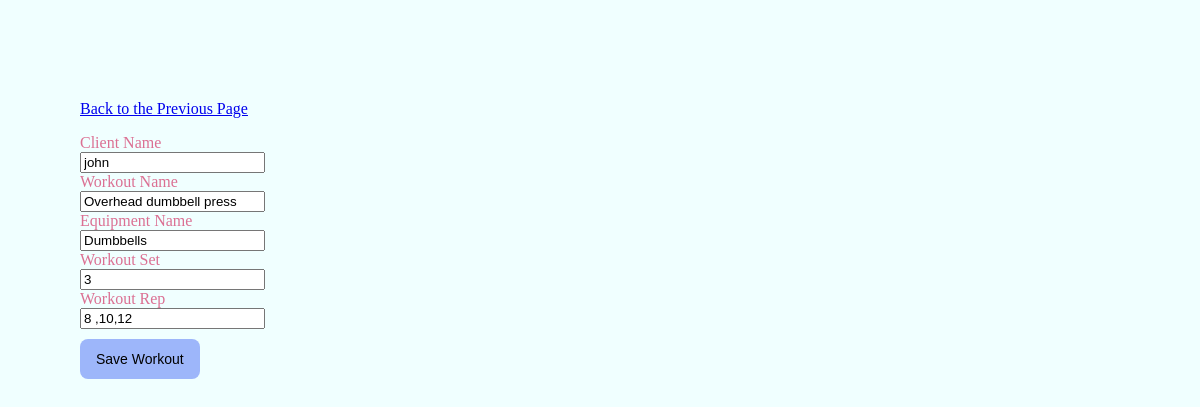
/assets/php/editform.php?id=1, run on the app's committed database.
### tables this page shows
CREATE TABLE `workout` (
  `id` int(11) NOT NULL,
  `clientName` varchar(200) NOT NULL,
  `workoutName` varchar(200) NOT NULL,
  `workoutEquipment` varchar(200) NOT NULL,
  `workoutSet` varchar(50) NOT NULL,
  `workoutRep` varchar(50) NOT NULL
);

### assets/php/editform.php (the view, shortened to what this page needs)
<!DOCTYPE html>
<html lang="en">
<head>
	<link rel="stylesheet" type="text/css" href="../css/editForm.css">
</head>
<body>
<p><a href="../html/specialArea.html">Back to the Previous Page</a></p>
<section>
<?php
	include('config.php');
	$id=$_GET['id'];
	$result = $connect->prepare("SELECT * FROM workout WHERE id= :userid");
	$result->bindParam(':userid', $id);
	$result->execute();
	for($i=0; $row = $result->fetch(); $i++){
?>
<form action="edit.php" method="POST">
Client Name<br>
<input type="text" name="clientName" value="<?php echo $row['clientName']; ?>" /><br>
Workout Name<br>
<input type="text" name="workoutName" value="<?php echo $row['workoutName']; ?>" /><br>
Equipment Name<br>
<input type="text" name="workoutEquipment" value="<?php echo $row['workoutEquipment']; ?>" /><br>
Workout Set<br>
<input type="text" name="workoutSet" value="<?php echo $row['workoutSet']; ?>" /><br>
Workout Rep<br>
<input type="text" name="workoutRep" value="<?php echo $row['workoutRep']; ?>" /><br>
<button class="button" type="submit" value="Save">Save Workout</button>
</form>
<?php
	}
?>
</section>
</body>
</html>

### assets/css/editForm.css (style rules this page uses)
body { margin-top: 100px; margin-bottom: 100px; margin-right: 150px; margin-left: 80px; background-color: azure; color: palevioletred; font-family: verdana; font-size: 100%; }
.button { background-color: #9db6fa; border-radius: 8px; border-style: none; box-sizing: border-box; cursor: pointer; height: 40px; padding: 10px 16px; color: #000000; text-decoration: none; font-size: 14px; font-weight: 500; margin-top: 10px; }

### data on the page
workout: clientName "john", workoutName "Overhead dumbbell press", workoutEquipment "Dumbbells", workoutSet "3", workoutRep "8 ,10,12"
